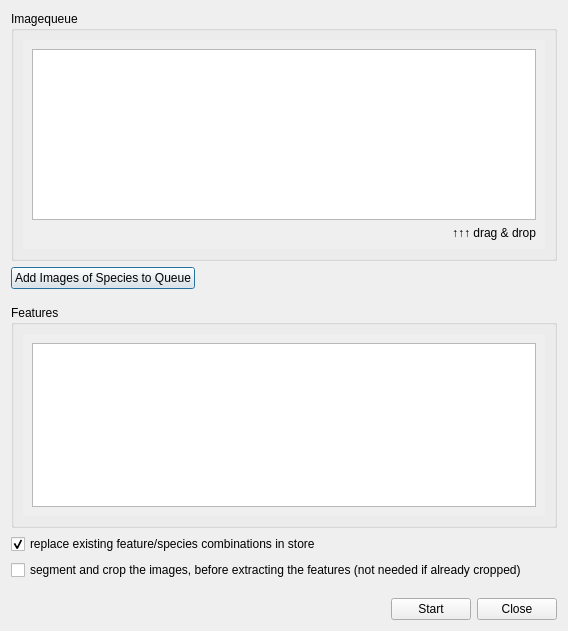
<?xml version="1.0" encoding="UTF-8"?>
<ui version="4.0">
 <class>FeatureDialog</class>
 <widget class="QDialog" name="FeatureDialog">
  <property name="geometry">
   <rect>
    <x>0</x>
    <y>0</y>
    <width>568</width>
    <height>631</height>
   </rect>
  </property>
  <property name="windowTitle">
   <string>Extract Features</string>
  </property>
  <layout class="QGridLayout" name="gridLayout">
   <item row="5" column="1">
    <spacer name="horizontalSpacer_2">
     <property name="orientation">
      <enum>Qt::Horizontal</enum>
     </property>
     <property name="sizeHint" stdset="0">
      <size>
       <width>40</width>
       <height>20</height>
      </size>
     </property>
    </spacer>
   </item>
   <item row="5" column="0">
    <widget class="QPushButton" name="images_browse_button">
     <property name="maximumSize">
      <size>
       <width>16777215</width>
       <height>16777215</height>
      </size>
     </property>
     <property name="text">
      <string>Add Images of Species to Queue</string>
     </property>
    </widget>
   </item>
   <item row="11" column="0">
    <spacer name="verticalSpacer">
     <property name="orientation">
      <enum>Qt::Vertical</enum>
     </property>
     <property name="sizeHint" stdset="0">
      <size>
       <width>20</width>
       <height>40</height>
      </size>
     </property>
    </spacer>
   </item>
   <item row="12" column="0" colspan="3">
    <layout class="QHBoxLayout" name="horizontalLayout">
     <item>
      <spacer name="horizontalSpacer">
       <property name="orientation">
        <enum>Qt::Horizontal</enum>
       </property>
       <property name="sizeHint" stdset="0">
        <size>
         <width>40</width>
         <height>20</height>
        </size>
       </property>
      </spacer>
     </item>
     <item>
      <widget class="QPushButton" name="start_button">
       <property name="maximumSize">
        <size>
         <width>80</width>
         <height>16777215</height>
        </size>
       </property>
       <property name="text">
        <string>Start</string>
       </property>
      </widget>
     </item>
     <item>
      <widget class="QPushButton" name="close_button">
       <property name="maximumSize">
        <size>
         <width>80</width>
         <height>16777215</height>
        </size>
       </property>
       <property name="text">
        <string>Close</string>
       </property>
      </widget>
     </item>
    </layout>
   </item>
   <item row="6" column="0" colspan="3">
    <spacer name="verticalSpacer_3">
     <property name="orientation">
      <enum>Qt::Vertical</enum>
     </property>
     <property name="sizeType">
      <enum>QSizePolicy::Fixed</enum>
     </property>
     <property name="sizeHint" stdset="0">
      <size>
       <width>20</width>
       <height>10</height>
      </size>
     </property>
    </spacer>
   </item>
   <item row="3" column="0" colspan="3">
    <widget class="QGroupBox" name="groupBox">
     <property name="minimumSize">
      <size>
       <width>0</width>
       <height>250</height>
      </size>
     </property>
     <property name="title">
      <string>Imagequeue</string>
     </property>
     <layout class="QVBoxLayout" name="verticalLayout_2">
      <item>
       <widget class="QScrollArea" name="scrollArea">
        <property name="frameShape">
         <enum>QFrame::NoFrame</enum>
        </property>
        <property name="widgetResizable">
         <bool>true</bool>
        </property>
        <widget class="QWidget" name="scrollAreaWidgetContents">
         <property name="geometry">
          <rect>
           <x>0</x>
           <y>0</y>
           <width>530</width>
           <height>217</height>
          </rect>
         </property>
         <layout class="QVBoxLayout" name="verticalLayout_3">
          <item>
           <widget class="QTextEdit" name="image_queue_text">
            <property name="readOnly">
             <bool>true</bool>
            </property>
           </widget>
          </item>
          <item>
           <widget class="QLabel" name="label">
            <property name="text">
             <string>↑↑↑ drag &amp; drop</string>
            </property>
            <property name="alignment">
             <set>Qt::AlignRight|Qt::AlignTrailing|Qt::AlignVCenter</set>
            </property>
           </widget>
          </item>
         </layout>
        </widget>
       </widget>
      </item>
     </layout>
    </widget>
   </item>
   <item row="7" column="0" colspan="3">
    <widget class="QGroupBox" name="features_box">
     <property name="minimumSize">
      <size>
       <width>0</width>
       <height>150</height>
      </size>
     </property>
     <property name="title">
      <string>Features</string>
     </property>
     <layout class="QVBoxLayout" name="verticalLayout">
      <item>
       <widget class="QScrollArea" name="scrollArea_2">
        <property name="frameShape">
         <enum>QFrame::NoFrame</enum>
        </property>
        <property name="widgetResizable">
         <bool>true</bool>
        </property>
        <widget class="QWidget" name="scrollAreaWidgetContents_2">
         <property name="geometry">
          <rect>
           <x>0</x>
           <y>0</y>
           <width>530</width>
           <height>183</height>
          </rect>
         </property>
         <layout class="QVBoxLayout" name="verticalLayout_4">
          <item>
           <widget class="QListWidget" name="features_list"/>
          </item>
         </layout>
        </widget>
       </widget>
      </item>
     </layout>
    </widget>
   </item>
   <item row="10" column="0" colspan="3">
    <widget class="QCheckBox" name="crop_check">
     <property name="text">
      <string>segment and crop the images, before extracting the features (not needed if already cropped)</string>
     </property>
    </widget>
   </item>
   <item row="9" column="0" colspan="3">
    <widget class="QCheckBox" name="replace_check">
     <property name="text">
      <string>replace existing feature/species combinations in store</string>
     </property>
     <property name="checked">
      <bool>true</bool>
     </property>
    </widget>
   </item>
  </layout>
 </widget>
 <resources/>
 <connections/>
</ui>
